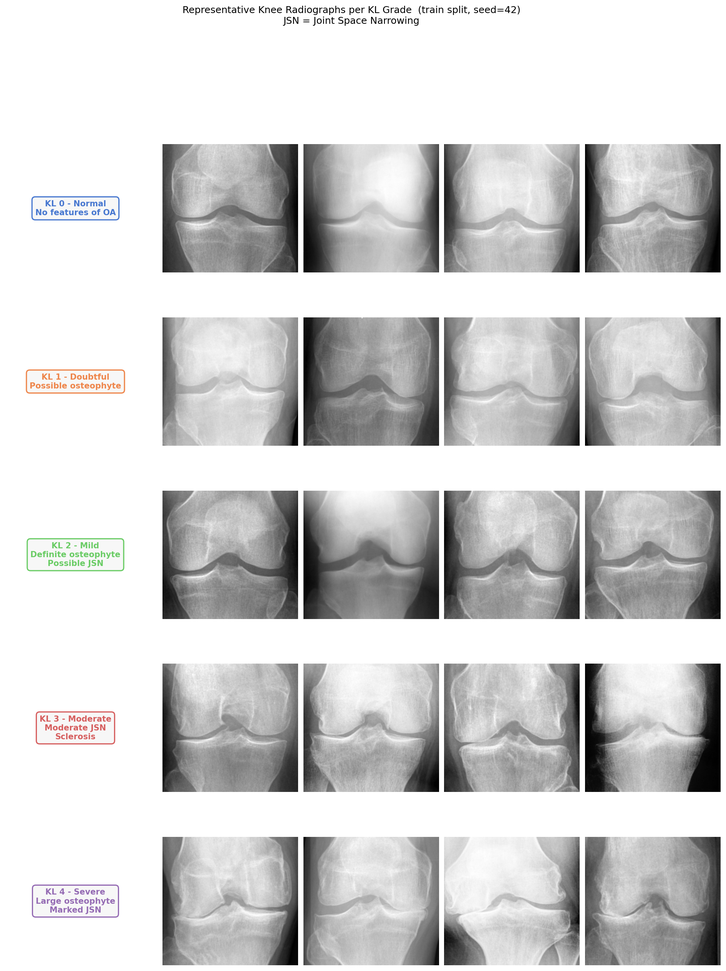
#> input picture supplementary/kl_grade_examples.png, 726 x 971 px, shrunk from 1890 x 2527 before the run
$ python -i mrkr_preprocess.py   (imports and definitions only)
#> lines starting #> are read from the running program, lines starting #| are printed output that depends on the picture
"""MRKR Preprocessing Pipeline — Crop + CLAHE

Applies two preprocessing steps to all 10,000 MRKR PNGs:

Step 1 — Rule-based bilateral crop
  Uses horizontal_flip and knee_side metadata to correctly
  separate each knee from bilateral radiographs.

  Logic:
    flip=0, knee_side=L → left  50% of image
    flip=0, knee_side=R → right 50% of image
    flip=1, knee_side=L → right 50% of image (flipped orientation)
    flip=1, knee_side=R → left  50% of image (flipped orientation)

Step 2 — CLAHE contrast enhancement
  Contrast Limited Adaptive Histogram Equalisation applied to
  each cropped image to improve visibility of subtle joint space
  features relevant to KL 1 and KL 2 grading.
  Parameters: clip_limit=2.0, tile_grid_size=(8,8)
  Justified by Yaylu et al. (2025) who used identical parameters
  for knee OA KL grade classification.

Output
------
  <output_dir>/
    images/
      {original_filename}.png   -- one cropped+enhanced PNG per row
    mrkr_cropped_manifest.csv   -- updated manifest with new png_path
    preprocessing_report.json   -- counts and crop statistics

Usage
-----
  python mrkr_preprocess.py \
      --manifest   /rds/user/tm922/hpc-work/data/mrkr_png_v2/mrkr_png_manifest.csv \
      --img_root   /rds/user/tm922/hpc-work/data/mrkr_png_v2 \
      --output_dir /rds/user/tm922/hpc-work/data/mrkr_cropped \
      --num_workers 8

Notes
-----
- Idempotent: skips files that already exist
- All images in this dataset are bilateral (laterality == B)
- Unilateral logic included as safety fallback but not expected
- CLAHE applied in grayscale then converted back to RGB
"""

import os
import json
import argparse
import multiprocessing as mp
from pathlib import Path

import cv2
import numpy as np
import pandas as pd
from PIL import Image
from tqdm import tqdm


# ─────────────────────────────────────────────────────────────────────────────
# Crop logic
# ─────────────────────────────────────────────────────────────────────────────

# [33 lines left out: function get_crop_box, not called in this run]


# ─────────────────────────────────────────────────────────────────────────────
# CLAHE
# ─────────────────────────────────────────────────────────────────────────────

def apply_clahe(img_rgb: np.ndarray,
                clip_limit: float = 2.0,
                tile_grid_size: tuple = (8, 8)) -> np.ndarray:
    """Apply CLAHE to an RGB image.

    Converts to grayscale, applies CLAHE, converts back to RGB.
    This is the standard approach for radiograph preprocessing
    (Yaylu et al., 2025; clip_limit=2.0, tile_grid_size=(8,8)).

    Parameters
    ----------
    img_rgb        : numpy array (H, W, 3) uint8
    clip_limit     : CLAHE clip limit (default 2.0)
    tile_grid_size : CLAHE tile grid size (default 8x8)

    Returns
    -------
    numpy array (H, W, 3) uint8 with enhanced contrast
    """
#> called with clip_limit = 2, tile_grid_size = (8, 8)
    # Convert RGB to grayscale
    gray = cv2.cvtColor(img_rgb, cv2.COLOR_RGB2GRAY)

    # Apply CLAHE
    clahe = cv2.createCLAHE(
        clipLimit=clip_limit,
        tileGridSize=tile_grid_size
    )
    enhanced = clahe.apply(gray)
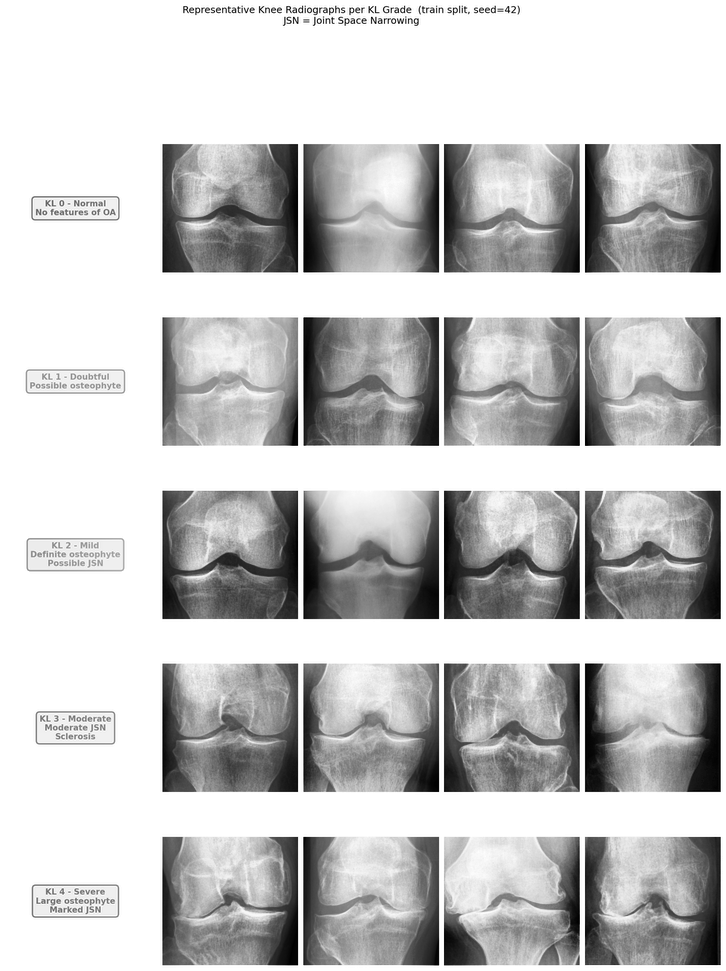
#> enhanced: shape (971, 726); min 0, max 255, mean 195.7

    # Convert back to RGB (3-channel) for ImageNet pretrained models
    enhanced_rgb = cv2.cvtColor(enhanced, cv2.COLOR_GRAY2RGB)

    return enhanced_rgb


# ─────────────────────────────────────────────────────────────────────────────
# Process single image
# ─────────────────────────────────────────────────────────────────────────────

# [162 lines left out: functions process_one, parse_args, main, not called in this run]


# [2 lines not run here, left out]

>>> import cv2
>>> picture = cv2.cvtColor(cv2.imread('../supplementary/kl_grade_examples.png'), cv2.COLOR_BGR2RGB)
>>> result = apply_clahe(picture)

$ run again, on supplementary/gradcam_summary_grid.png
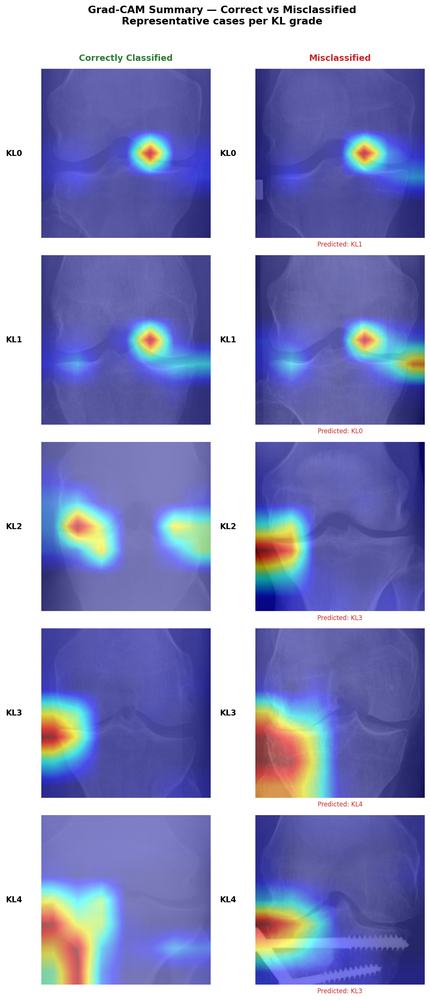
#> input picture supplementary/gradcam_summary_grid.png, 430 x 1000 px, shrunk from 1145 x 2661 before the run
#> in apply_clahe, `gray = cv2.cvtColor(img_rgb, cv2.COLOR_RGB2GRAY)`:
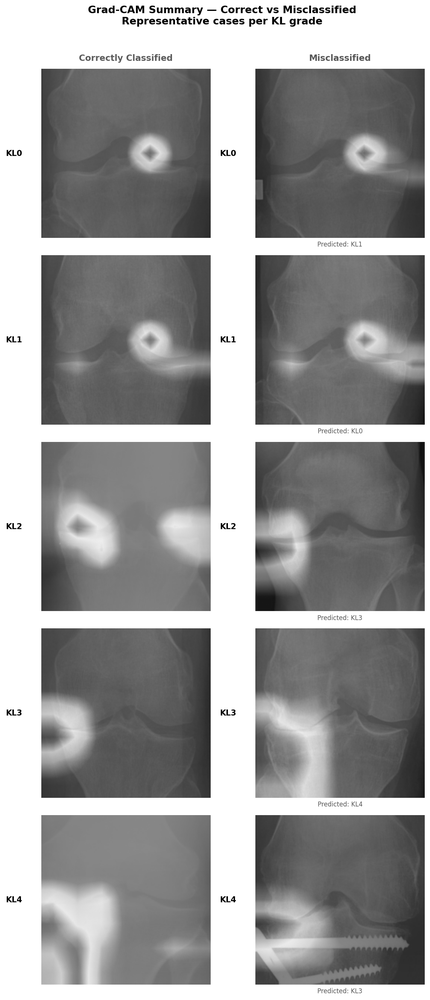
#> gray: shape (1000, 430); min 0, max 255, mean 154.7
#> in apply_clahe, `enhanced = clahe.apply(gray)`:
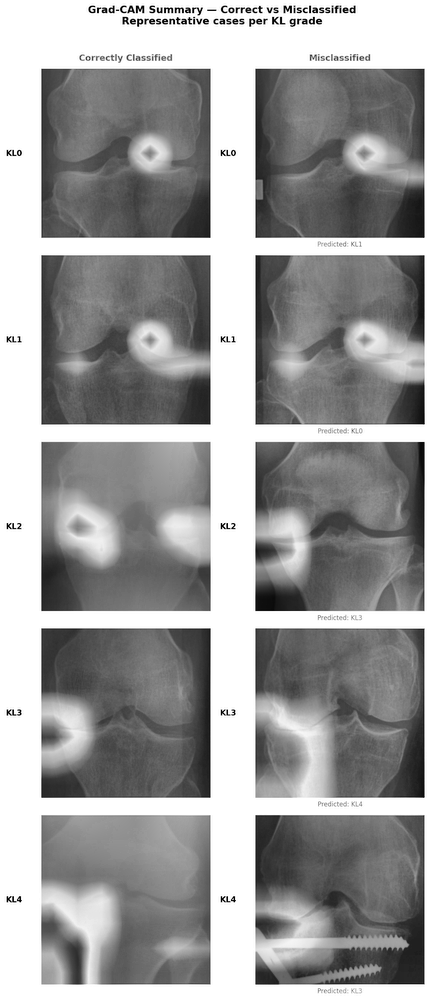
#> enhanced: shape (1000, 430); min 1, max 255, mean 156.7
